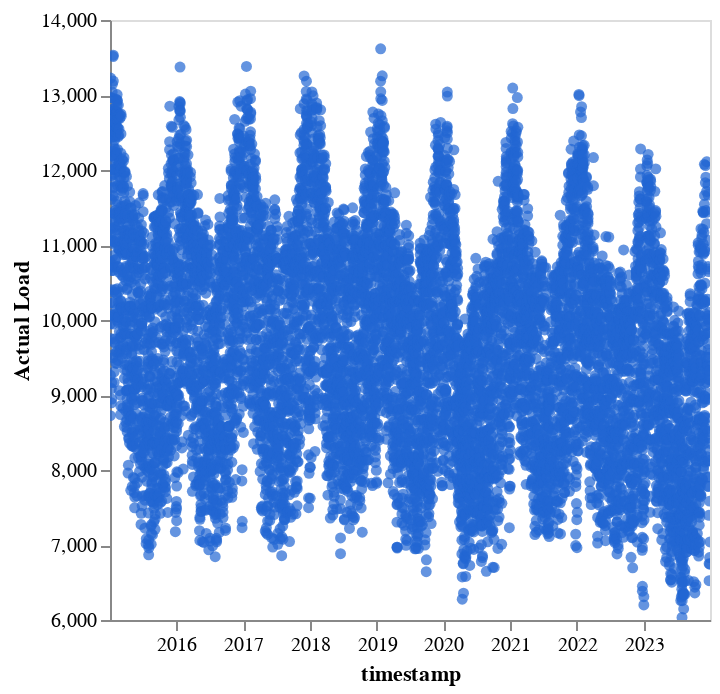

Notebook cell for this chart:
### Code cell
(lambda: DeepnoteChart(load_df_belgium, """{"layer":[{"layer":[{"mark":{"clip":true,"type":"circle","color":"#2266D3","tooltip":true},"encoding":{"x":{"axis":{"grid":false},"sort":"ascending","type":"temporal","field":"timestamp","scale":{"type":"linear","zero":false}},"y":{"axis":{"grid":false},"sort":null,"type":"quantitative","field":"Actual Load","scale":{"type":"linear","zero":false},"format":{"type":"default","decimals":null},"formatType":"numberFormatFromNumberType"}}}]}],"title":"","config":{"legend":{}},"$schema":"https://vega.github.io/schema/vega-lite/v5.json","encoding":{},"usermeta":{"tooltipDefaultMode":true}}""") if 'DeepnoteChart' in globals() else _dntk.DeepnoteChart(load_df_belgium, """{"layer":[{"layer":[{"mark":{"clip":true,"type":"circle","color":"#2266D3","tooltip":true},"encoding":{"x":{"axis":{"grid":false},"sort":"ascending","type":"temporal","field":"timestamp","scale":{"type":"linear","zero":false}},"y":{"axis":{"grid":false},"sort":null,"type":"quantitative","field":"Actual Load","scale":{"type":"linear","zero":false},"format":{"type":"default","decimals":null},"formatType":"numberFormatFromNumberType"}}}]}],"title":"","config":{"legend":{}},"$schema":"https://vega.github.io/schema/vega-lite/v5.json","encoding":{},"usermeta":{"tooltipDefaultMode":true}}"""))()

### Figure 1 — Vega-Lite specification as saved in the notebook (floating-point values rounded to 4 significant figures; data arrays with more than 128 entries replaced by an {"elided": "..."} marker saying what was removed)
{"layer": [{"layer": [{"mark": {"clip": true, "type": "circle", "color": "#2266D3", "tooltip": true}, "encoding": {"x": {"axis": {"grid": false}, "sort": "ascending", "type": "temporal", "field": "timestamp", "scale": {"type": "linear", "zero": false}}, "y": {"axis": {"grid": false}, "sort": null, "type": "quantitative", "field": "Actual Load", "scale": {"type": "linear", "zero": false}, "format": {"type": "default", "decimals": null}, "formatType": "numberFormatFromNumberType"}}}]}], "title": "", "config": {"legend": {}}, "$schema": "https://vega.github.io/schema/vega-lite/v5.json", "encoding": {}, "usermeta": {"tooltipDefaultMode": true}, "data": {"values": {"elided": "10000 records"}}}
